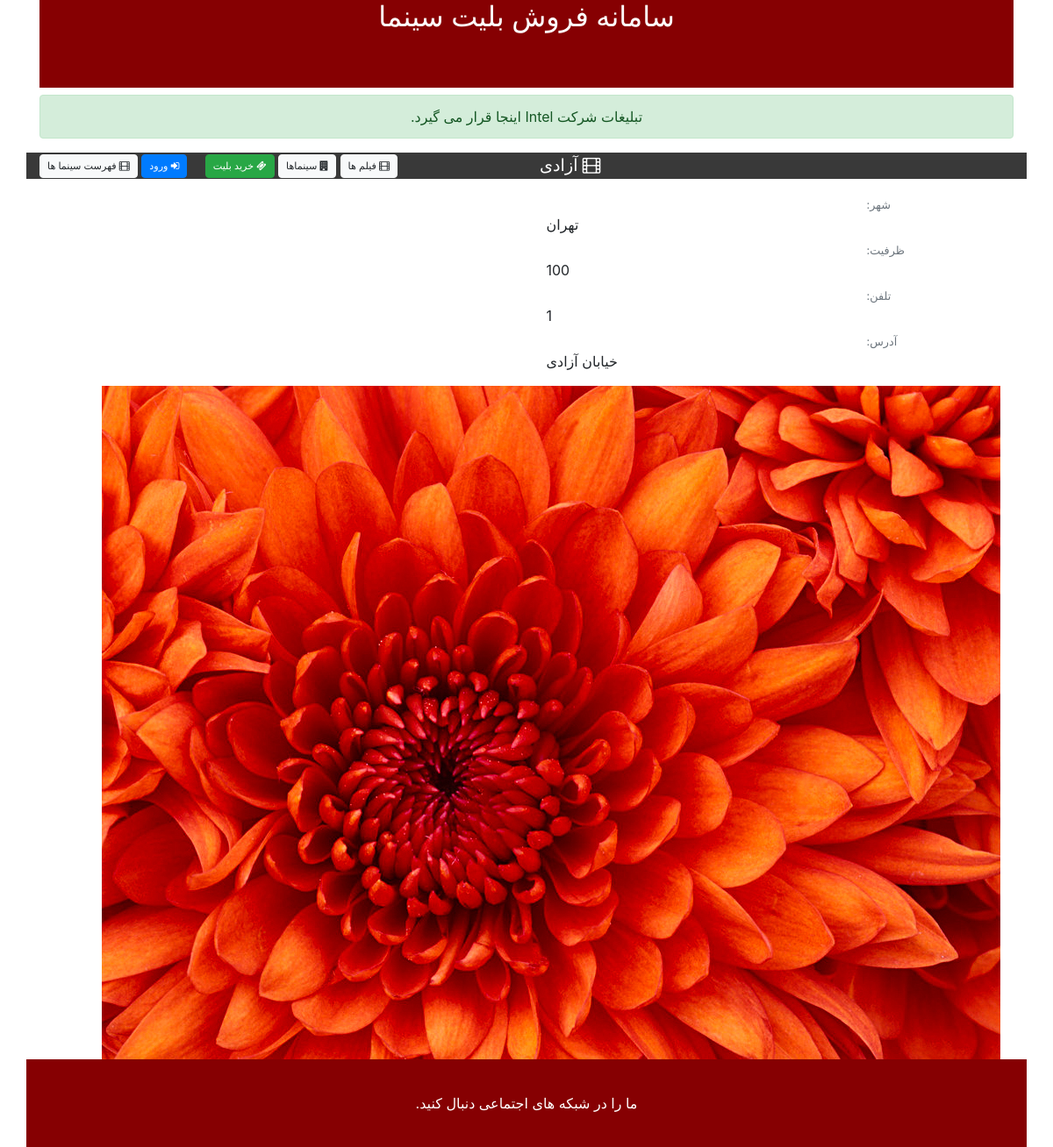
Page /ticketing/cinema/details/1 on the committed database.
### ticketing/models.py (models this page shows, shortened)
class Cinema (models.Model):
    class Meta:
        verbose_name = 'سینما'
        verbose_name_plural = 'سینما'
    name = models.CharField('نام', max_length=50)
    city = models.CharField('شهر', max_length=30, default='Tehran')
    capacity = models.IntegerField('گنجایش')
    phone = models.CharField('تلفن', max_length=20, null=True)
    address = models.TextField('آدرس')
    image = models.ImageField('تصویر', upload_to='cinema_images/', null=True)

### ticketing/views.py (the view)
# urls.py: path('cinema/details/<int:cinema_id>', views.cinema_details, name='cinema_details'),
def cinema_details(request, cinema_id):
    cinema = get_object_or_404(Cinema, pk=cinema_id)
    context = {
         'cinema': cinema
    }
    return render(request, 'ticketing/cinema_details.html', context)

### ticketing/templates/ticketing/cinema_details.html (shortened to what this page needs)
{% extends "ticketing/base_page.html" %}
{% load static %}
{% block toolbar_title %}
    <i class="fa fa-film"></i>
    {{ cinema.name }}
{% endblock %}
{% block toolbar_buttuns %}
    {{ block.super }}
    <a class="btn btn-light py-1 px-2"
       href="{% url 'ticketing:movie_list' %} ">
        <i class="fa fa-film"></i>
        فهرست سینما ها
    </a>
{% endblock %}
{% block main_content %}
    <div class="row py-3">
        <div class="col-8 item-details">
            <div class=""row px-3>
                <div class="col-3">
                    <small class="text-muted">
                        شهر:
                    </small>
                </div>
                <div class="col-9">
                    {{ cinema.city }}
                </div>
                <div class="col-3">
                    <small class="text-muted">
                        ظرفیت:
                    </small>
                </div>
                <div class="col-9">
                    {{ cinema.capacity }}
                </div>
                <div class="col-3">
                    <small class="text-muted">
                        تلفن:
                    </small>
                </div>
                <div class="col-9">
                    {{ cinema.phone }}
                </div>
                <div class="col-3">
                    <small class="text-muted">
                        آدرس:
                    </small>
                </div>
                <div class="col-9">
                    {{ cinema.address }}
                </div>
            </div>
        </div>
    </div>
    <div class="col-4 text-center">
        {% if cinema.image %}
            <img class="item-image" src="{{ cinema.image.url }}" alt="{{ cinema.name }}">
        {% else %}
            <i class="fa fa-10x fa-building text-muted"></i>
        {% endif %}
    </div>
{% endblock %}

### ticketing/static/ticketing/css/main.css (style rules this page uses)
body { direction: rtl; }
#toolbar a.btn { font-size: 0.7em; }

### rows in the picture
Cinema: name "آزادی", city "تهران", capacity "100", phone "1", address "خیابان آزادی", image (picture)
